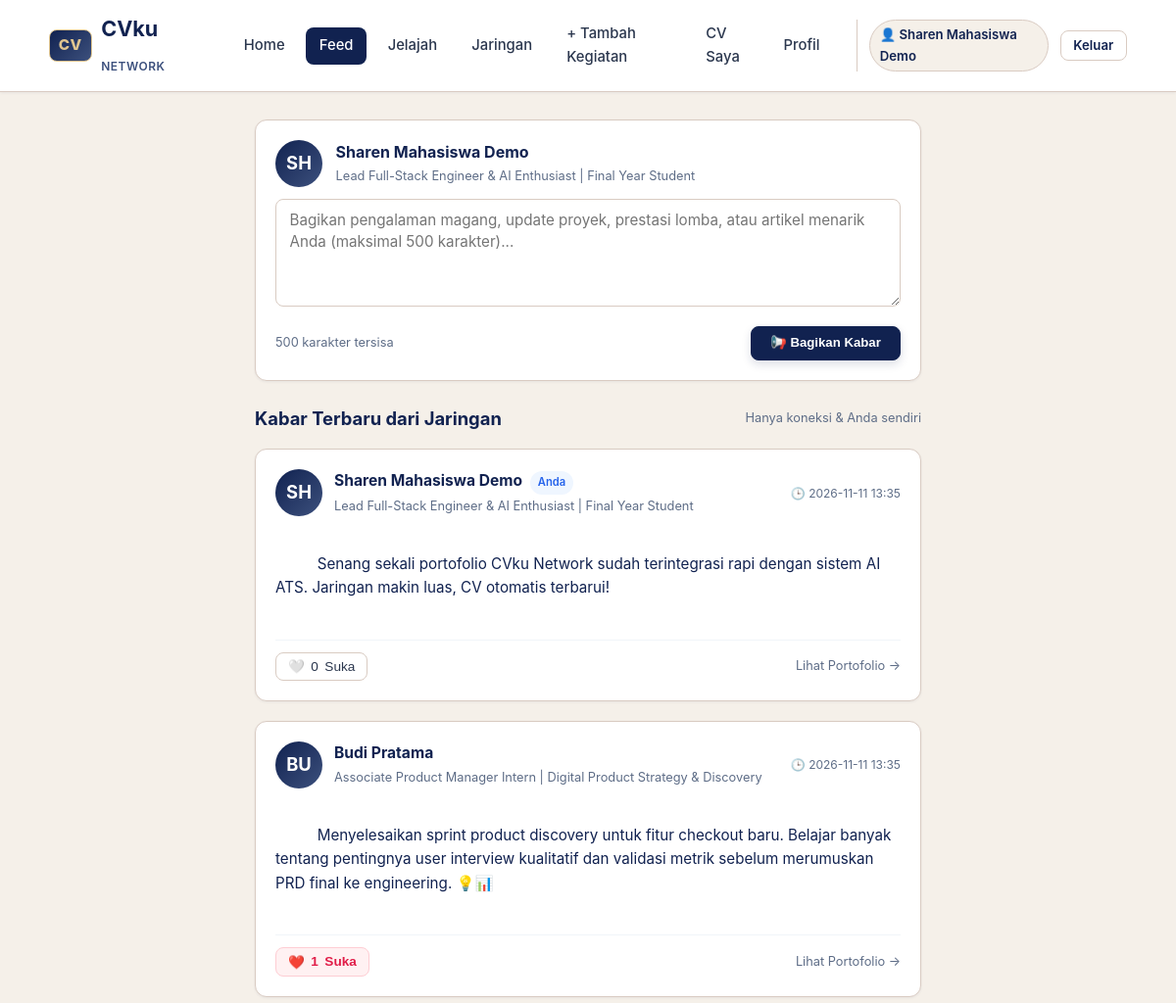
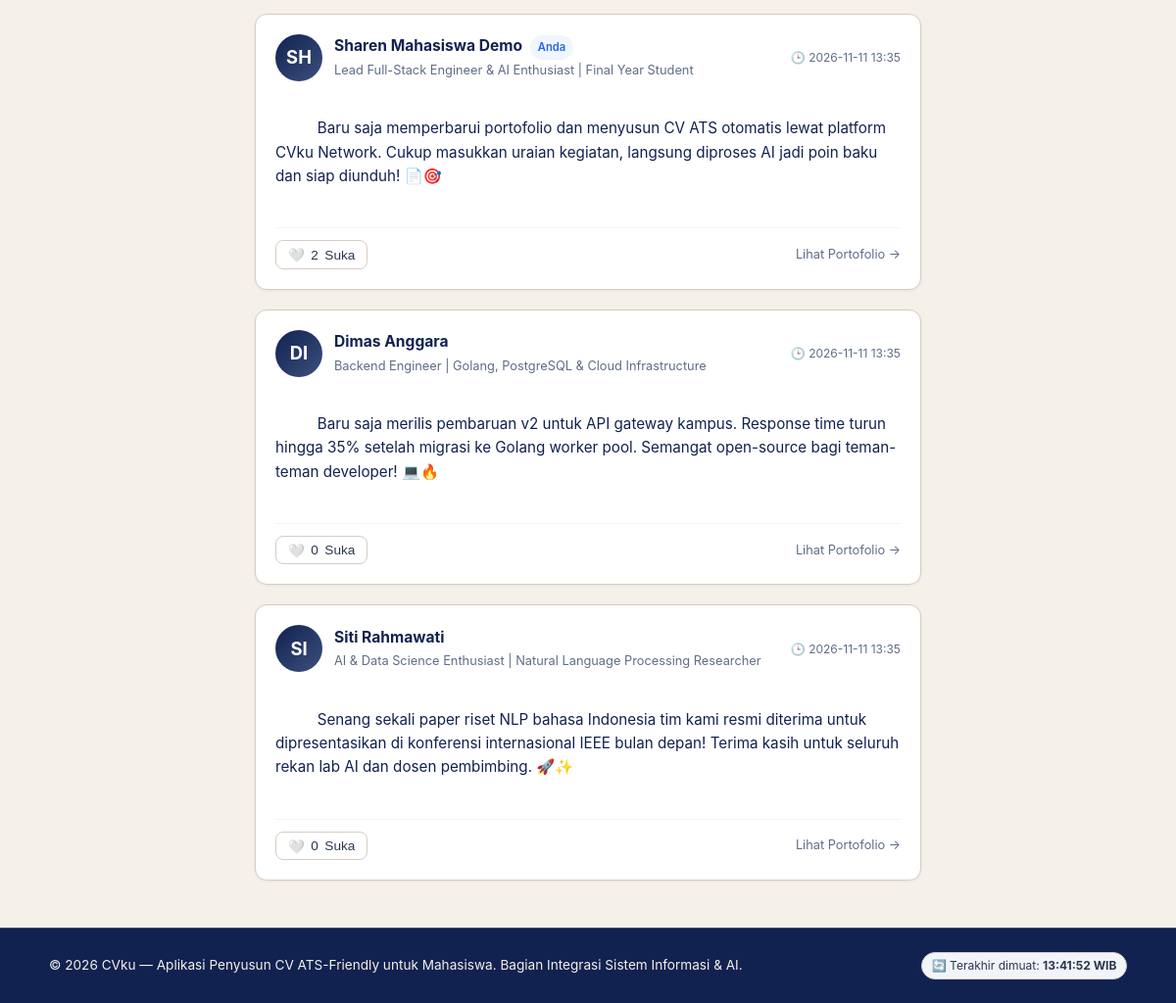
The page /feed (signed in) on the database its author committed (2 pictures, top to bottom).
### tables this page shows
CREATE TABLE "pengguna" (
                id INTEGER PRIMARY KEY AUTOINCREMENT,
                username TEXT UNIQUE NOT NULL,
                password_hash TEXT NOT NULL,
                peran TEXT NOT NULL DEFAULT 'pengguna',
                nama TEXT,
                email TEXT,
                telepon TEXT,
                kota TEXT,
                linkedin TEXT,
                ringkasan TEXT,
                headline TEXT,
                skill TEXT
            );

CREATE TABLE posting (
            id INTEGER PRIMARY KEY AUTOINCREMENT,
            id_pengguna INTEGER NOT NULL REFERENCES pengguna(id),
            isi TEXT NOT NULL,
            dibuat_pada TEXT DEFAULT CURRENT_TIMESTAMP
        );

### app.py (the view)
@app.route("/feed")
@login_required
def feed_page():
    user_id = session["user_id"]
    daftar_posting = jaringan.feed(user_id)
    profil = db.baca_pengguna(user_id) or {}
    return render_template("feed.html", postingan=daftar_posting, profil=profil)

### app.py (called while the page is built)
@app.after_request
def add_no_cache_headers(response):
    response.headers["Cache-Control"] = "no-cache, no-store, must-revalidate, max-age=0"
    response.headers["Pragma"] = "no-cache"
    response.headers["Expires"] = "0"
    return response

@app.context_processor
def inject_waktu_server():
    return {
        "waktu_refresh": datetime.datetime.now().strftime("%H:%M:%S")
    }

def login_required(f):
    @wraps(f)
    def decorated_function(*args, **kwargs):
        if not session.get("user_id"):
            flash("Silakan masuk terlebih dahulu untuk mengakses halaman ini.", "warning")
            return redirect(url_for("login", next=request.path))
        return f(*args, **kwargs)
    return decorated_function

### db.py (called while the page is built)
def koneksi():
    con = sqlite3.connect(DB_PATH)
    con.row_factory = sqlite3.Row
    con.execute("PRAGMA foreign_keys = ON")
    return con

def _satu(sql, args=()):
    con = koneksi()
    try:
        r = con.execute(sql, args).fetchone()
        return dict(r) if r else None
    finally:
        con.close()

def baca_pengguna(id_pengguna):
    u = _satu("SELECT * FROM pengguna WHERE id=?", (id_pengguna,))
    if u:
        u.pop("password_hash")
    return u

### templates/feed.html (shortened to what this page needs)
{% extends "base.html" %}
{% block content %}
<div class="feed-container">
  <div class="card" style="margin-bottom: 1.5rem; padding: 1.25rem;">
    <div style="display: flex; gap: 0.85rem; align-items: flex-start; margin-bottom: 0.75rem;">
      <div class="avatar-circle">
        {{ (session.get('nama') or session.get('username'))[:2]|upper }}
      </div>
      <div style="flex: 1;">
        <h3 style="font-size: 1rem; font-weight: 700; margin: 0; color: var(--dark);">
          {{ session.get('nama') or session.get('username') }}
        </h3>
        <p style="font-size: 0.8rem; color: var(--muted); margin: 0.1rem 0 0 0;">
          {{ profil.headline or 'Bagikan kabar pencapaian ke jaringan Anda' }}
        </p>
      </div>
    </div>
    <form method="POST" action="{{ url_for('buat_posting_action') }}" id="formPosting">
      <div class="form-group" style="margin-bottom: 0.75rem;">
        <textarea
          name="isi"
          id="isiPosting"
          class="form-control"
          rows="3"
          maxlength="500"
          required
          placeholder="Bagikan pengalaman magang, update proyek, prestasi lomba, atau artikel menarik Anda (maksimal 500 karakter)..."
          style="font-size: 0.95rem; resize: vertical; line-height: 1.5;"
          oninput="updateKarakter(this)"
        ></textarea>
      </div>
      <div style="display: flex; justify-content: space-between; align-items: center;">
        <span id="charCounter" style="font-size: 0.8rem; color: var(--muted);">
          500 karakter tersisa
        </span>
        <button type="submit" class="btn btn-primary btn-sm" id="btnSubmitPosting" style="padding: 0.45rem 1.2rem;">
          📢 Bagikan Kabar
        </button>
      </div>
    </form>
  </div>
  <div style="display: flex; justify-content: space-between; align-items: center; margin-bottom: 1rem;">
    <h2 style="font-size: 1.15rem; font-weight: 700; color: var(--dark); margin: 0;">
      Kabar Terbaru dari Jaringan
    </h2>
    <span style="font-size: 0.8rem; color: var(--muted);">
      Hanya koneksi &amp; Anda sendiri
    </span>
  </div>
  {% if postingan %}
    {% for p in postingan %}
      <div class="post-card" id="post-{{ p.id }}">
        <div class="post-header">
          <div class="avatar-circle">
            {{ (p.nama or p.username)[:2]|upper }}
          </div>
          <div style="flex: 1; min-width: 0;">
            <h3 style="font-size: 0.975rem; font-weight: 700; margin: 0;">
              <a href="{{ url_for('profil_publik_page', id=p.id_pengguna) }}" style="color: var(--dark);">
                {{ p.nama or p.username }}
              </a>
              {% if p.id_pengguna == session.get('user_id') %}
                <span class="badge" style="background: #eff6ff; color: #2563eb; font-size: 0.7rem; padding: 0.15rem 0.4rem; margin-left: 0.3rem;">Anda</span>
              {% endif %}
            </h3>
            <p style="font-size: 0.8rem; color: var(--muted); margin: 0.1rem 0 0 0; white-space: nowrap; overflow: hidden; text-overflow: ellipsis;">
              {{ p.headline or 'Mahasiswa' }}
            </p>
          </div>
          <span style="font-size: 0.75rem; color: var(--muted); flex-shrink: 0;" title="{{ p.dibuat_pada }}">
            🕒 {{ p.dibuat_pada[:16] }}
          </span>
        </div>
        <div class="post-body">
          {{ p.isi }}
        </div>
        <div class="post-footer">
          <form method="POST" action="{{ url_for('suka_posting_action', id=p.id) }}" style="margin: 0;" onsubmit="handleLikeAsync(event, {{ p.id }})">
            <button type="submit" class="btn-like {% if p.disukai_saya %}liked{% endif %}" id="btn-like-{{ p.id }}">
              <span class="like-icon">{% if p.disukai_saya %}❤️{% else %}🤍{% endif %}</span>
              <span class="like-count" id="like-count-{{ p.id }}">{{ p.jumlah_suka }}</span> Suka
            </button>
          </form>
          <a href="{{ url_for('profil_publik_page', id=p.id_pengguna) }}" style="font-size: 0.8rem; color: var(--muted);">
            Lihat Portofolio &rarr;
          </a>
        </div>
      </div>
    {% endfor %}
  {% endif %}
</div>
{% endblock %}

### templates/base.html (shortened to what this page needs)
<!DOCTYPE html>
<html lang="id">
<head>
  <link rel="stylesheet" href="{{ url_for('static', filename='css/style.css') }}">
</head>
<body>
  <nav class="navbar">
    <div class="nav-container">
      <a href="{{ url_for('beranda') }}" class="brand" title="CVku Network — Elevate Your Career">
        <span class="brand-badge">CV</span>
        <span>CVku <span style="font-size: 0.75rem; color: var(--sapphire); font-weight: 600; text-transform: uppercase; letter-spacing: 0.5px;">Network</span></span>
      </a>
      <ul class="nav-menu">
        <li class="nav-item {% if request.endpoint == 'beranda' and not request.query_string %}active{% endif %}">
          <a href="{{ url_for('beranda') }}">Home</a>
        </li>
        {% if session.get('user_id') %}
          <li class="nav-item {% if request.endpoint == 'feed_page' %}active{% endif %}">
            <a href="{{ url_for('feed_page') }}">Feed</a>
          </li>
          <li class="nav-item {% if request.endpoint == 'jelajah_page' %}active{% endif %}">
            <a href="{{ url_for('jelajah_page') }}">Jelajah</a>
          </li>
          <li class="nav-item {% if request.endpoint == 'jaringan_page' %}active{% endif %}">
            <a href="{{ url_for('jaringan_page') }}">Jaringan</a>
          </li>
          <li class="nav-item {% if request.endpoint == 'tambah_pencapaian_page' %}active{% endif %}">
            <a href="{{ url_for('tambah_pencapaian_page') }}">+ Tambah Kegiatan</a>
          </li>
          <li class="nav-item {% if request.endpoint == 'cv_preview_page' %}active{% endif %}">
            <a href="{{ url_for('cv_preview_page') }}">CV Saya</a>
          </li>
          <li class="nav-item {% if request.endpoint == 'profil' %}active{% endif %}">
            <a href="{{ url_for('profil') }}">Profil</a>
          </li>
        {% endif %}
      </ul>
      {% if session.get('user_id') %}
        <div class="nav-user">
          <a href="{{ url_for('profil_publik_page', id=session.get('user_id')) }}" class="user-badge" style="text-decoration: none;" title="Buka Profil Publik Saya">
            👤 {{ session.get('nama') or session.get('username') }}
          </a>
          <a href="{{ url_for('logout') }}" class="btn btn-outline btn-sm">Keluar</a>
        </div>
      {% endif %}
    </div>
  </nav>
  <main class="main-content">
    {% block content %}{% endblock %}
  </main>
  <footer class="footer">
    <div style="display: flex; justify-content: space-between; align-items: center; max-width: 1100px; margin: 0 auto; flex-wrap: wrap; gap: 0.5rem;">
      <p style="margin: 0;">&copy; 2026 CVku — Aplikasi Penyusun CV ATS-Friendly untuk Mahasiswa. Bagian Integrasi Sistem Informasi & AI.</p>
      <span style="font-size: 0.75rem; color: var(--slate); background: #f1f5f9; padding: 0.2rem 0.6rem; border-radius: 9999px; border: 1px solid var(--border);">
        🔄 Terakhir dimuat: <strong>{{ waktu_refresh }} WIB</strong>
      </span>
    </div>
  </footer>
</body>
</html>

### rows shown on the page
pengguna: get "Sharen Mahasiswa Demo", headline "Lead Full-Stack Engineer & AI Enthusiast | Final Year Student", nama "SH"
posting: nama "Sharen Mahasiswa Demo", shows "Anda", headline "Lead Full-Stack Engineer & AI Enthusiast | Final Year Student", dibuat_pada "2026-11-11 13:35", isi "Senang sekali portofolio CVku Network sudah terintegrasi rapi dengan sistem AI ATS. Jaringan makin luas, CV otomatis terbarui!", jumlah_suka "0"
posting: nama "Budi Pratama", headline "Associate Product Manager Intern | Digital Product Strategy & Discovery", dibuat_pada "2026-11-11 13:35", isi "Menyelesaikan sprint product discovery untuk fitur checkout baru. Belajar banyak tentang pentingnya user interview kualitatif dan validasi metrik sebelum merumuskan PRD final ke engineering. 💡📊", jumlah_suka "1"
pengguna: nama "BU"
posting: nama "Sharen Mahasiswa Demo", shows "Anda", headline "Lead Full-Stack Engineer & AI Enthusiast | Final Year Student", dibuat_pada "2026-11-11 13:35", isi "Baru saja memperbarui portofolio dan menyusun CV ATS otomatis lewat platform CVku Network. Cukup masukkan uraian kegiatan, langsung diproses AI jadi poin baku dan siap diunduh! 📄🎯", jumlah_suka "2"
posting: nama "Dimas Anggara", headline "Backend Engineer | Golang, PostgreSQL & Cloud Infrastructure", dibuat_pada "2026-11-11 13:35", isi "Baru saja merilis pembaruan v2 untuk API gateway kampus. Response time turun hingga 35% setelah migrasi ke Golang worker pool. Semangat open-source bagi teman-teman developer! 💻🔥", jumlah_suka "0"
pengguna: nama "DI"
posting: nama "Siti Rahmawati", headline "AI & Data Science Enthusiast | Natural Language Processing Researcher", dibuat_pada "2026-11-11 13:35", isi "Senang sekali paper riset NLP bahasa Indonesia tim kami resmi diterima untuk dipresentasikan di konferensi internasional IEEE bulan depan! Terima kasih untuk seluruh rekan lab AI dan dosen pembimbing. 🚀✨", jumlah_suka "0"
pengguna: nama "SI"

### other values the page prints
{{ (session.get('nama') or session.get('username'))[:2]|upper }} "SH"
